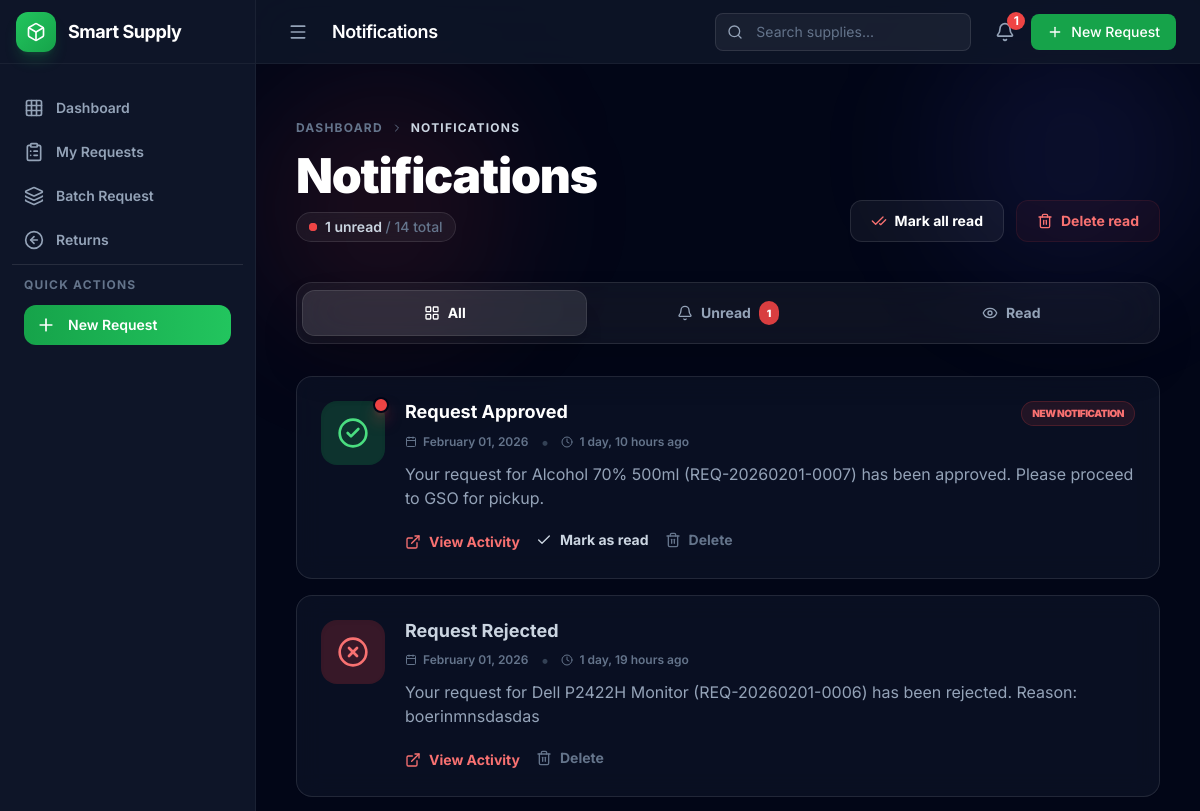
/notifications/ (signed in, upper part), run on an earlier commit of the app's database.
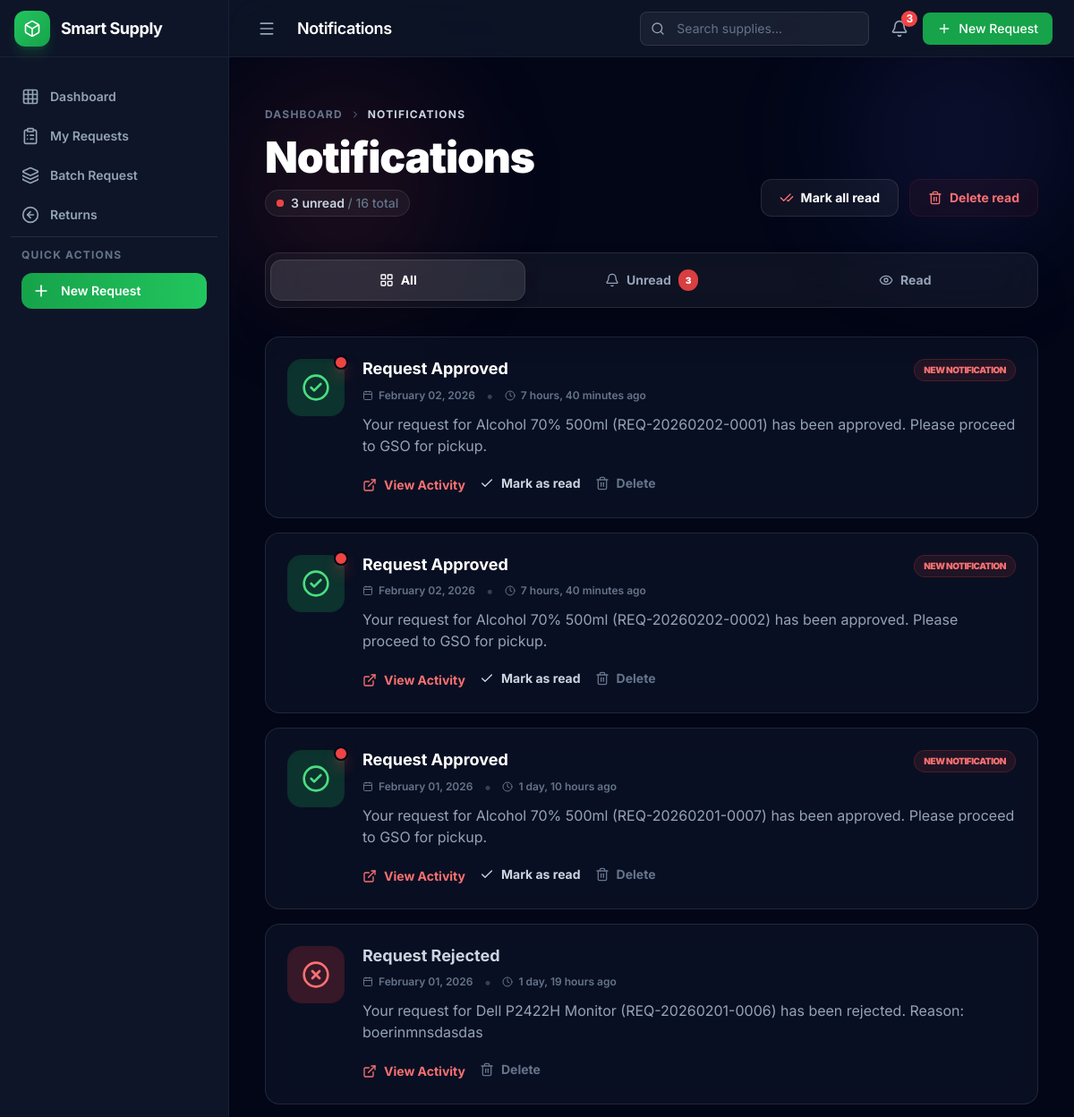
And on a later commit of the database.
### core/models.py (models this page shows, shortened)
class Notification(models.Model):
    class NotificationType(models.TextChoices):
        REQUEST_APPROVED = 'request_approved', 'Request Approved'
        REQUEST_REJECTED = 'request_rejected', 'Request Rejected'
        ITEM_ISSUED = 'item_issued', 'Item Issued'
        ITEM_DUE_SOON = 'item_due_soon', 'Item Due Soon'
        ITEM_OVERDUE = 'item_overdue', 'Item Overdue'
        EXTENSION_APPROVED = 'extension_approved', 'Extension Approved'
        EXTENSION_REJECTED = 'extension_rejected', 'Extension Rejected'
        ACCOUNT_APPROVED = 'account_approved', 'Account Approved'
        ACCOUNT_REJECTED = 'account_rejected', 'Account Rejected'
        NEW_REQUEST = 'new_request', 'New Request'  # For GSO staff
        LOW_STOCK = 'low_stock', 'Low Stock Alert'  # For GSO staff
        SYSTEM = 'system', 'System Notification'
    user = models.ForeignKey(
        User,
        on_delete=models.CASCADE,
        related_name='notifications'
    )
    notification_type = models.CharField(
        max_length=30,
        choices=NotificationType.choices
    )
    title = models.CharField(max_length=200)
    message = models.TextField()
    link = models.CharField(
        max_length=255,
        blank=True,
        help_text="URL to navigate when clicked"
    )
    related_request = models.ForeignKey(
        'SupplyRequest',
        on_delete=models.CASCADE,
        null=True,
        blank=True,
        related_name='notifications'
    )
    related_borrowed_item = models.ForeignKey(
        'BorrowedItem',
        on_delete=models.CASCADE,
        null=True,
        blank=True,
        related_name='notifications'
    )
    is_read = models.BooleanField(default=False)
    read_at = models.DateTimeField(null=True, blank=True)
    created_at = models.DateTimeField(auto_now_add=True)
    class Meta:
        ordering = ['-created_at']
        indexes = [
            models.Index(fields=['user', 'is_read', '-created_at']),
        ]

### core/views.py (the view)
# urls.py: path('notifications/', views.notifications_list, name='notifications'),
@login_required
def notifications_list(request):
    from .models import Notification
    filter_type = request.GET.get('filter', 'all')
    notifications_qs = Notification.objects.filter(user=request.user)
    if filter_type == 'unread':
        notifications_qs = notifications_qs.filter(is_read=False)
    elif filter_type == 'read':
        notifications_qs = notifications_qs.filter(is_read=True)
    notifications_qs = notifications_qs.order_by('-created_at')
    paginator = Paginator(notifications_qs, 20)
    page = request.GET.get('page', 1)
    notifications_page = paginator.get_page(page)
    total_count = Notification.objects.filter(user=request.user).count()
    unread_count = Notification.objects.filter(user=request.user, is_read=False).count()
    context = {
        'notifications_list': notifications_page,
        'current_filter': filter_type,
        'total_count': total_count,
        'unread_count': unread_count,
    }
    return render(request, 'notifications/list.html', context)

### templates/notifications/list.html (shortened to what this page needs)
{% extends 'base.html' %}
{% block content %}
<div class="max-w-5xl mx-auto px-4 py-8" x-data="{ currentFilter: '{{ current_filter }}' }">
    <div class="relative mb-10">
        <div class="absolute -top-10 -left-10 w-64 h-64 bg-primary-500/10 rounded-full blur-3xl -z-10 animate-pulse"></div>
        <div class="absolute -bottom-10 -right-10 w-64 h-64 bg-accent-500/10 rounded-full blur-3xl -z-10"></div>
        <div class="flex flex-col md:flex-row md:items-end justify-between gap-6">
            <div>
                <nav class="flex items-center gap-2 text-xs font-bold text-surface-500 uppercase tracking-widest mb-4">
                    <a href="{% url 'dashboard' %}" class="hover:text-primary-400 transition-colors">Dashboard</a>
                    <i data-lucide="chevron-right" class="w-3 h-3"></i>
                    <span class="text-surface-300">Notifications</span>
                </nav>
                <h2 class="text-4xl md:text-5xl font-black text-white tracking-tight mb-3">
                    Notifications
                </h2>
                <div class="flex items-center gap-3">
                    <div class="flex items-center gap-2 px-3 py-1 bg-white/5 backdrop-blur-md rounded-full border border-white/10">
                        <span class="relative flex h-2 w-2">
                            <span class="relative inline-flex rounded-full h-2 w-2 bg-primary-500"></span>
                        </span>
                        <span class="text-sm font-semibold text-surface-300">
                            {{ unread_count }} unread <span class="text-surface-500 font-medium">/ {{ total_count }} total</span>
                        </span>
                    </div>
                </div>
            </div>
            <div class="flex items-center gap-3">
                {% if unread_count > 0 %}
                <form method="POST" action="{% url 'notification_mark_all_read' %}" class="inline" up-submit up-target="main">
                    <button type="submit" class="group relative flex items-center gap-2 px-5 py-2.5 bg-white/5 hover:bg-white/10 text-white rounded-xl border border-white/10 transition-all duration-300 overflow-hidden">
                        <i data-lucide="check-check" class="w-4 h-4 text-primary-400 group-hover:scale-110 transition-transform"></i>
                        <span class="text-sm font-bold">Mark all read</span>
                    </button>
                </form>
                {% endif %}
                {% if total_count > unread_count %}
                <form method="POST" action="{% url 'notification_delete_all_read' %}" class="inline" up-submit up-target="main">
                    <button type="submit" class="group flex items-center gap-2 px-5 py-2.5 bg-red-500/5 hover:bg-red-500/10 text-red-400 rounded-xl border border-red-500/10 transition-all duration-300">
                        <i data-lucide="trash-2" class="w-4 h-4 group-hover:rotate-12 transition-transform"></i>
                        <span class="text-sm font-bold">Delete read</span>
                    </button>
                </form>
                {% endif %}
            </div>
        </div>
    </div>
    <div class="flex items-center p-1.5 bg-white/5 backdrop-blur-xl rounded-2xl border border-white/10 mb-8 sticky top-20 z-20 shadow-2xl shadow-black/20">
        <a href="{% url 'notifications' %}" up-target="main"
           class="flex-1 flex items-center justify-center gap-2 py-3 px-4 rounded-xl text-sm font-bold transition-all duration-300
           {% if current_filter == 'all' %}bg-white/10 text-white shadow-xl ring-1 ring-white/20{% else %}text-surface-400 hover:text-surface-200 hover:bg-white/5{% endif %}">
            <i data-lucide="layout-grid" class="w-4 h-4"></i>
            All
        </a>
        <a href="{% url 'notifications' %}?filter=unread" up-target="main"
           class="flex-1 flex items-center justify-center gap-2 py-3 px-4 rounded-xl text-sm font-bold transition-all duration-300
           {% if current_filter == 'unread' %}bg-primary-500 text-white shadow-lg shadow-primary-500/20{% else %}text-surface-400 hover:text-surface-200 hover:bg-white/5{% endif %}">
            <i data-lucide="bell" class="w-4 h-4"></i>
            Unread
            {% if unread_count > 0 %}
            <span class="px-2 py-0.5 bg-red-500/90 rounded-full text-[10px] font-black tracking-tighter text-white">{{ unread_count }}</span>
            {% endif %}
        </a>
        <a href="{% url 'notifications' %}?filter=read" up-target="main"
           class="flex-1 flex items-center justify-center gap-2 py-3 px-4 rounded-xl text-sm font-bold transition-all duration-300
           {% if current_filter == 'read' %}bg-white/10 text-white shadow-xl ring-1 ring-white/20{% else %}text-surface-400 hover:text-surface-200 hover:bg-white/5{% endif %}">
            <i data-lucide="eye" class="w-4 h-4"></i>
            Read
        </a>
    </div>
    {% if notifications_list %}
    <div class="grid gap-4">
        {% for notification in notifications_list %}
        <div class="group relative" id="notification-{{ notification.id }}">
            <div class="glass-panel overflow-hidden rounded-2xl border border-white/5 transition-all duration-500 hover:border-white/20 hover:shadow-2xl hover:shadow-primary-500/5
                {% if not notification.is_read %}bg-gradient-to-r from-primary-500/10 via-white/[0.02] to-transparent border-primary-500/20{% endif %}">
                <div class="p-5 md:p-6 flex gap-5">
                    <div class="relative flex-shrink-0">
                        <div class="w-16 h-16 rounded-2xl flex items-center justify-center text-2xl shadow-inner
                            {% if notification.notification_type == 'request_approved' %}bg-green-500/20 text-green-400
                            {% elif notification.notification_type == 'request_rejected' %}bg-red-500/20 text-red-400
                            {% elif notification.notification_type == 'item_issued' %}bg-blue-500/20 text-blue-400
                            {% elif notification.notification_type == 'item_due_soon' %}bg-amber-500/20 text-amber-400
                            {% elif notification.notification_type == 'item_overdue' %}bg-orange-500/20 text-orange-400
                            {% elif notification.notification_type == 'new_request' %}bg-accent-500/20 text-accent-400
                            {% else %}bg-surface-600/20 text-surface-400{% endif %}">
                            {% if notification.notification_type == 'request_approved' %}
                            <i data-lucide="check-circle-2" class="w-8 h-8"></i>
                            {% elif notification.notification_type == 'request_rejected' %}
                            <i data-lucide="x-circle" class="w-8 h-8"></i>
                            {% elif notification.notification_type == 'item_issued' %}
                            <i data-lucide="package-check" class="w-8 h-8"></i>
                            {% elif notification.notification_type == 'item_due_soon' %}
                            <i data-lucide="clock-4" class="w-8 h-8"></i>
                            {% elif notification.notification_type == 'item_overdue' %}
                            <i data-lucide="alert-triangle" class="w-8 h-8"></i>
                            {% elif notification.notification_type == 'new_request' %}
                            <i data-lucide="inbox" class="w-8 h-8"></i>
                            {% else %}
                            <i data-lucide="bell" class="w-8 h-8"></i>
                            {% endif %}
                        </div>
                        {% if not notification.is_read %}
                        <div class="absolute -top-1 -right-1 w-4 h-4 rounded-full bg-primary-500 border-2 border-slate-950 animate-pulse shadow-lg shadow-primary-500/50"></div>
                        {% endif %}
                    </div>
                    <div class="flex-1 min-w-0">
                        <div class="flex flex-col md:flex-row md:items-start justify-between gap-2 mb-2">
                            <div>
                                <h3 class="font-bold text-lg leading-tight {% if not notification.is_read %}text-white{% else %}text-surface-300{% endif %}">
                                    {{ notification.title }}
                                </h3>
                                <div class="flex items-center gap-3 mt-1.5">
                                    <span class="text-xs font-semibold text-surface-500 flex items-center gap-1.5">
                                        <i data-lucide="calendar" class="w-3 h-3"></i>
                                        {{ notification.created_at|date:"F d, Y" }}
                                    </span>
                                    <span class="text-surface-700">•</span>
                                    <span class="text-xs font-semibold text-surface-500 flex items-center gap-1.5">
                                        <i data-lucide="clock" class="w-3 h-3"></i>
                                        {{ notification.created_at|timesince }} ago
                                    </span>
                                </div>
                            </div>
                            {% if not notification.is_read %}
                            <span class="inline-flex px-2.5 py-1 bg-primary-500/10 text-primary-400 text-[10px] font-black uppercase tracking-tighter rounded-full border border-primary-500/20">
                                New Notification
                            </span>
                            {% endif %}
                        </div>
                        <p class="text-sm md:text-base leading-relaxed text-surface-400 mb-5">
                            {{ notification.message }}
                        </p>
                        <div class="flex flex-wrap items-center gap-4">
                            {% if notification.link %}
                            <a href="{{ notification.link }}" up-target="main"
                               class="inline-flex items-center gap-2 text-sm font-bold text-primary-400 hover:text-primary-300 transition-colors">
                                <i data-lucide="external-link" class="w-4 h-4"></i>
                                View Activity
                            </a>
                            {% endif %}
                            {% if not notification.is_read %}
                            <form method="POST" action="{% url 'notification_mark_read' notification.id %}" up-submit up-target="main">
                                <button type="submit" class="inline-flex items-center gap-2 text-sm font-bold text-surface-300 hover:text-white transition-colors">
                                    <i data-lucide="check" class="w-4 h-4"></i>
                                    Mark as read
                                </button>
                            </form>
                            {% endif %}
                            <form method="POST" action="{% url 'notification_delete' notification.id %}" up-submit up-target="main">
                                <button type="submit" class="inline-flex items-center gap-2 text-sm font-bold text-surface-500 hover:text-red-400 transition-colors">
                                    <i data-lucide="trash-2" class="w-4 h-4"></i>
                                    Delete
                                </button>
                            </form>
                        </div>
                    </div>
                </div>
            </div>
        </div>
        {% endfor %}
    </div>
    {% endif %}
</div>
{% endblock %}

What changed in the data, as far as the page shows it:
added Notification: notification_type "request_approved" (drawn), is_read False (drawn), title "Request Approved", created_at "February 02, 2026", created_at "7 hours, 40 minutes", message "Your request for Alcohol 70% 500ml (REQ-20260202-0001) has been approved. Please proceed to GSO for pickup."
added Notification: notification_type "request_approved" (drawn), is_read False (drawn), title "Request Approved", created_at "February 02, 2026", created_at "7 hours, 40 minutes", message "Your request for Alcohol 70% 500ml (REQ-20260202-0002) has been approved. Please proceed to GSO for pickup."
Also different on the page:
{{ notifications_count }}: "1" → "3"
{{ unread_count }}: "1" → "3"
{{ total_count }}: "14" → "16"
